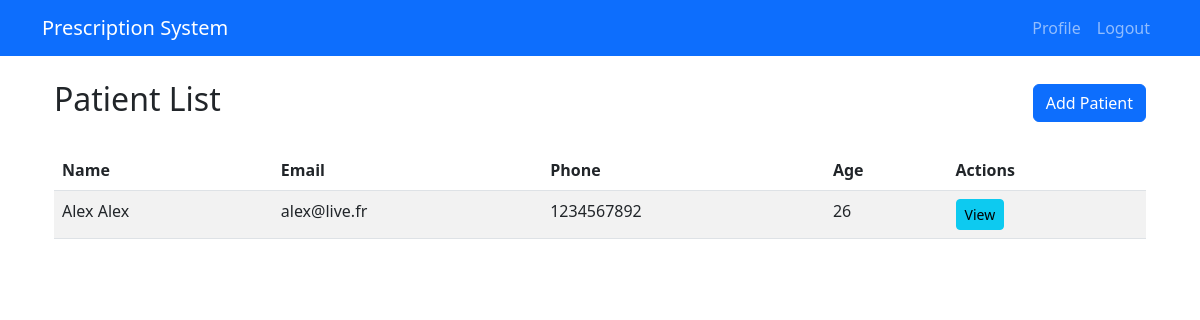
/patients/ (signed in), run on the app's committed database.
### patients/models.py (models this page shows, shortened)
class Patient(models.Model):
    GENDER_CHOICES = [
        ('M', 'Male'),
        ('F', 'Female'),
        ('O', 'Other'),
    ]
    physicians = models.ManyToManyField(
        'physicians.Physician',
        related_name='patients'
    )
    first_name = models.CharField(max_length=150)
    last_name = models.CharField(max_length=150)
    email = models.EmailField(unique=True)
    phone = models.CharField(max_length=15, unique=True)
    birthday = models.DateField()
    gender = models.CharField(max_length=1, choices=GENDER_CHOICES)
    weight = models.IntegerField()
    created_at = models.DateTimeField(auto_now_add=True)
    @property
    def age(self):
        today = date.today()
        return today.year - self.birthday.year - (
            (today.month, today.day) < (self.birthday.month, self.birthday.day)
        )

### patients/views.py (the view)
# urls.py: path('patients/', PatientTemplateListView.as_view(), name='patient-list'),
class PatientTemplateListView(LoginRequiredMixin, ListView):
    model = Patient
    template_name = 'patients/list.html'
    context_object_name = 'patients'
    def get_queryset(self):
        return self.request.user.patients.all().order_by('last_name')

### patients/templates/patients/list.html (shortened to what this page needs)
{% extends 'base.html' %}
{% block content %}
<div class="container mt-4">
    <div class="d-flex justify-content-between align-items-center mb-4">
        <h2>Patient List</h2>
        <a href="{% url 'patient-create' %}" class="btn btn-primary">
             Add Patient
        </a>
    </div>
    <div class="table-responsive">
        <table class="table table-striped">
            <thead>
                <tr>
                    <th>Name</th>
                    <th>Email</th>
                    <th>Phone</th>
                    <th>Age</th>
                    <th>Actions</th>
                </tr>
            </thead>
            <tbody>
                {% for patient in patients %}
                <tr>
                    <td>{{ patient.first_name }} {{ patient.last_name }}</td>
                    <td>{{ patient.email }}</td>
                    <td>{{ patient.phone }}</td>
                    <td>{{ patient.age }}</td>
                    <td>
                        <a href="{% url 'patient-detail' patient.pk %}" class="btn btn-sm btn-info">
                             View
                        </a>
                    </td>
                </tr>
                {% empty %}
                <tr>
                    <td colspan="5" class="text-center">No patients found</td>
                </tr>
                {% endfor %}
            </tbody>
        </table>
    </div>
</div>
{% endblock %}

### data on the page
Patient: first_name "Alex", last_name "Alex", email "alex@live.fr", phone "1234567892", age "26"
